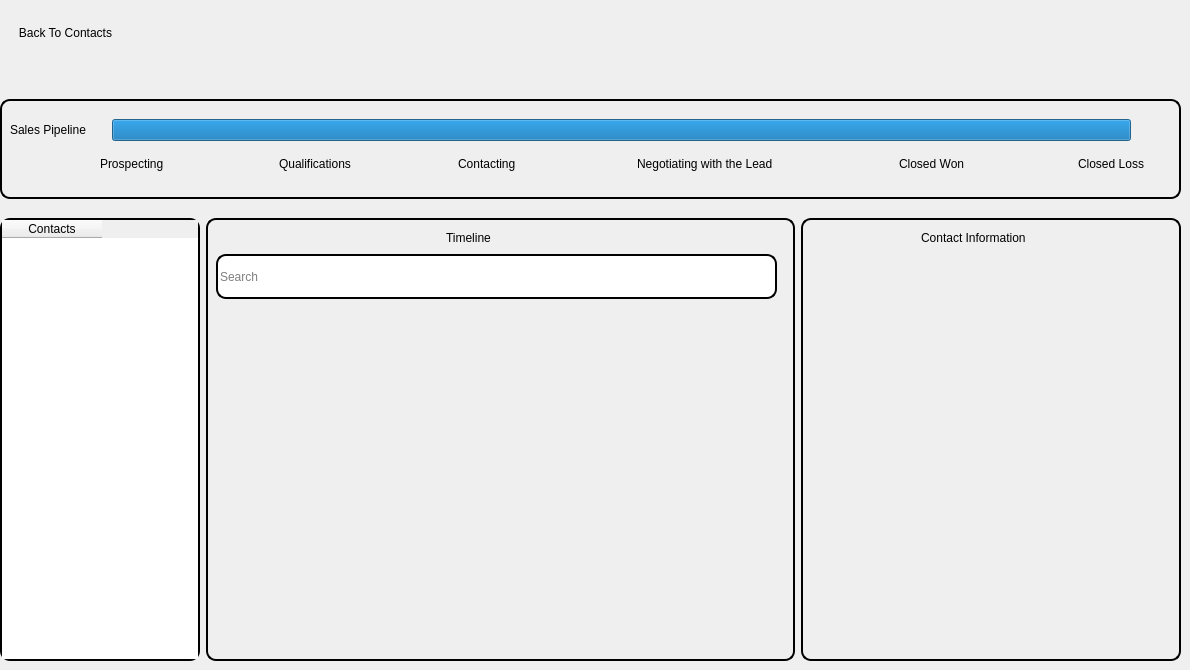
   <widget class="QWidget" name="awal_page2">
    <property name="sizePolicy">
     <sizepolicy hsizetype="Expanding" vsizetype="Expanding">
      <horstretch>0</horstretch>
      <verstretch>0</verstretch>
     </sizepolicy>
    </property>
    <widget class="QWidget" name="verticalLayoutWidget_3">
     <property name="geometry">
      <rect>
       <x>0</x>
       <y>0</y>
       <width>1181</width>
       <height>661</height>
      </rect>
     </property>
     <layout class="QVBoxLayout" name="verticalLayout_2">
      <item>
       <spacer name="verticalSpacer_3">
        <property name="orientation">
         <enum>Qt::Orientation::Vertical</enum>
        </property>
        <property name="sizeType">
         <enum>QSizePolicy::Policy::Maximum</enum>
        </property>
        <property name="sizeHint" stdset="0">
         <size>
          <width>40</width>
          <height>13</height>
         </size>
        </property>
       </spacer>
      </item>
      <item>
       <layout class="QHBoxLayout" name="horizontalLayout_3">
        <item>
         <widget class="QPushButton" name="backToContacts">
          <property name="sizePolicy">
           <sizepolicy hsizetype="Expanding" vsizetype="Fixed">
            <horstretch>0</horstretch>
            <verstretch>0</verstretch>
           </sizepolicy>
          </property>
          <property name="minimumSize">
           <size>
            <width>0</width>
            <height>40</height>
           </size>
          </property>
          <property name="styleSheet">
           <string notr="true">QPushButton {
    background: transparent;
    border: none;
    color: rgb(0, 0, 0); 
}</string>
          </property>
          <property name="text">
           <string>Back To Contacts</string>
          </property>
          <property name="icon">
           <iconset>
            <normaloff>:/Resources/black_left-arrow.png</normaloff>
            <normalon>:/Resources/white_left-arrow.png</normalon>:/Resources/black_left-arrow.png</iconset>
          </property>
          <property name="iconSize">
           <size>
            <width>15</width>
            <height>15</height>
           </size>
          </property>
         </widget>
        </item>
        <item>
         <spacer name="horizontalSpacer_5">
          <property name="orientation">
           <enum>Qt::Orientation::Horizontal</enum>
          </property>
          <property name="sizeType">
           <enum>QSizePolicy::Policy::Maximum</enum>
          </property>
          <property name="sizeHint" stdset="0">
           <size>
            <width>1050</width>
            <height>20</height>
           </size>
          </property>
         </spacer>
        </item>
       </layout>
      </item>
      <item>
       <spacer name="verticalSpacer">
        <property name="orientation">
         <enum>Qt::Orientation::Vertical</enum>
        </property>
        <property name="sizeType">
         <enum>QSizePolicy::Policy::Maximum</enum>
        </property>
        <property name="sizeHint" stdset="0">
         <size>
          <width>20</width>
          <height>40</height>
         </size>
        </property>
       </spacer>
      </item>
      <item>
       <layout class="QHBoxLayout" name="horizontalLayout_4">
        <item>
         <widget class="QFrame" name="sales_pipeline">
          <property name="sizePolicy">
           <sizepolicy hsizetype="Expanding" vsizetype="Fixed">
            <horstretch>0</horstretch>
            <verstretch>0</verstretch>
           </sizepolicy>
          </property>
          <property name="minimumSize">
           <size>
            <width>0</width>
            <height>100</height>
           </size>
          </property>
          <property name="styleSheet">
           <string notr="true">QFrame {
	border: 2px solid black;
    border-radius: 10px;
}</string>
          </property>
          <property name="frameShape">
           <enum>QFrame::Shape::StyledPanel</enum>
          </property>
          <property name="frameShadow">
           <enum>QFrame::Shadow::Raised</enum>
          </property>
          <widget class="QWidget" name="verticalLayoutWidget_7">
           <property name="geometry">
            <rect>
             <x>10</x>
             <y>20</y>
             <width>1161</width>
             <height>61</height>
            </rect>
           </property>
           <layout class="QVBoxLayout" name="verticalLayout_22">
            <item>
             <layout class="QHBoxLayout" name="horizontalLayout_19">
              <item>
               <widget class="QLabel" name="SalesPipeline">
                <property name="styleSheet">
                 <string notr="true">QLabel{
	font: 9pt &quot;Segoe UI&quot;;
	border: none;
}</string>
                </property>
                <property name="text">
                 <string>Sales Pipeline</string>
                </property>
               </widget>
              </item>
              <item>
               <spacer name="horizontalSpacer_11">
                <property name="orientation">
                 <enum>Qt::Orientation::Horizontal</enum>
                </property>
                <property name="sizeType">
                 <enum>QSizePolicy::Policy::Maximum</enum>
                </property>
                <property name="sizeHint" stdset="0">
                 <size>
                  <width>20</width>
                  <height>20</height>
                 </size>
                </property>
               </spacer>
              </item>
              <item>
               <widget class="QProgressBar" name="progressBar">
                <property name="minimumSize">
                 <size>
                  <width>0</width>
                  <height>0</height>
                 </size>
                </property>
                <property name="contextMenuPolicy">
                 <enum>Qt::ContextMenuPolicy::DefaultContextMenu</enum>
                </property>
                <property name="toolTip">
                 <string/>
                </property>
                <property name="accessibleName">
                 <string/>
                </property>
                <property name="accessibleDescription">
                 <string/>
                </property>
                <property name="styleSheet">
                 <string notr="true">border-radius: 10px;</string>
                </property>
                <property name="value">
                 <number>100</number>
                </property>
                <property name="textVisible">
                 <bool>false</bool>
                </property>
                <property name="invertedAppearance">
                 <bool>false</bool>
                </property>
                <property name="format">
                 <string/>
                </property>
               </widget>
              </item>
              <item>
               <spacer name="horizontalSpacer_20">
                <property name="orientation">
                 <enum>Qt::Orientation::Horizontal</enum>
                </property>
                <property name="sizeType">
                 <enum>QSizePolicy::Policy::Maximum</enum>
                </property>
                <property name="sizeHint" stdset="0">
                 <size>
                  <width>40</width>
                  <height>20</height>
                 </size>
                </property>
               </spacer>
              </item>
             </layout>
            </item>
            <item>
             <layout class="QHBoxLayout" name="horizontalLayout_20">
              <item>
               <spacer name="horizontalSpacer_19">
                <property name="orientation">
                 <enum>Qt::Orientation::Horizontal</enum>
                </property>
                <property name="sizeType">
                 <enum>QSizePolicy::Policy::Maximum</enum>
                </property>
                <property name="sizeHint" stdset="0">
                 <size>
                  <width>90</width>
                  <height>20</height>
                 </size>
                </property>
               </spacer>
              </item>
              <item>
               <widget class="QLabel" name="prospecting">
                <property name="styleSheet">
                 <string notr="true">QLabel{
	font: 7pt &quot;Segoe UI&quot;;
	border: none;
	border-radius: 0px;
}</string>
                </property>
                <property name="text">
                 <string>Prospecting</string>
                </property>
               </widget>
              </item>
              <item>
               <spacer name="horizontalSpacer_12">
                <property name="orientation">
                 <enum>Qt::Orientation::Horizontal</enum>
                </property>
                <property name="sizeType">
                 <enum>QSizePolicy::Policy::Maximum</enum>
                </property>
                <property name="sizeHint" stdset="0">
                 <size>
                  <width>80</width>
                  <height>20</height>
                 </size>
                </property>
               </spacer>
              </item>
              <item>
               <widget class="QLabel" name="qualifications">
                <property name="styleSheet">
                 <string notr="true">QLabel{
	font: 7pt &quot;Segoe UI&quot;;
	border: none;
	border-radius: 0px;
}</string>
                </property>
                <property name="text">
                 <string>Qualifications</string>
                </property>
               </widget>
              </item>
              <item>
               <spacer name="horizontalSpacer_13">
                <property name="orientation">
                 <enum>Qt::Orientation::Horizontal</enum>
                </property>
                <property name="sizeType">
                 <enum>QSizePolicy::Policy::Maximum</enum>
                </property>
                <property name="sizeHint" stdset="0">
                 <size>
                  <width>80</width>
                  <height>20</height>
                 </size>
                </property>
               </spacer>
              </item>
              <item>
               <widget class="QLabel" name="contacting">
                <property name="styleSheet">
                 <string notr="true">QLabel{
	font: 7pt &quot;Segoe UI&quot;;
	border: none;
	border-radius: 0px;
}</string>
                </property>
                <property name="text">
                 <string>Contacting</string>
                </property>
               </widget>
              </item>
              <item>
               <spacer name="horizontalSpacer_14">
                <property name="orientation">
                 <enum>Qt::Orientation::Horizontal</enum>
                </property>
                <property name="sizeType">
                 <enum>QSizePolicy::Policy::Maximum</enum>
                </property>
                <property name="sizeHint" stdset="0">
                 <size>
                  <width>80</width>
                  <height>20</height>
                 </size>
                </property>
               </spacer>
              </item>
              <item>
               <widget class="QLabel" name="negotiating_with_the_lead">
                <property name="styleSheet">
                 <string notr="true">QLabel{
	font: 7pt &quot;Segoe UI&quot;;
	border: none;
	border-radius: 0px;
}</string>
                </property>
                <property name="text">
                 <string>Negotiating with the Lead</string>
                </property>
               </widget>
              </item>
              <item>
               <spacer name="horizontalSpacer_15">
                <property name="orientation">
                 <enum>Qt::Orientation::Horizontal</enum>
                </property>
                <property name="sizeType">
                 <enum>QSizePolicy::Policy::Maximum</enum>
                </property>
                <property name="sizeHint" stdset="0">
                 <size>
                  <width>120</width>
                  <height>20</height>
                 </size>
                </property>
               </spacer>
              </item>
              <item>
               <widget class="QLabel" name="closed_won">
                <property name="styleSheet">
                 <string notr="true">QLabel{
	font: 7pt &quot;Segoe UI&quot;;
	border: none;
	border-radius: 0px;
}</string>
                </property>
                <property name="text">
                 <string>Closed Won</string>
                </property>
               </widget>
              </item>
              <item>
               <spacer name="horizontalSpacer_16">
                <property name="orientation">
                 <enum>Qt::Orientation::Horizontal</enum>
                </property>
                <property name="sizeType">
                 <enum>QSizePolicy::Policy::Maximum</enum>
                </property>
                <property name="sizeHint" stdset="0">
                 <size>
                  <width>80</width>
                  <height>20</height>
                 </size>
                </property>
               </spacer>
              </item>
              <item>
               <widget class="QLabel" name="closed_loss">
                <property name="styleSheet">
                 <string notr="true">QLabel{
	font: 7pt &quot;Segoe UI&quot;;
	border: none;
	border-radius: 0px;
}</string>
                </property>
                <property name="text">
                 <string>Closed Loss</string>
                </property>
               </widget>
              </item>
             </layout>
            </item>
           </layout>
          </widget>
         </widget>
        </item>
       </layout>
      </item>
      <item>
       <spacer name="verticalSpacer_2">
        <property name="orientation">
         <enum>Qt::Orientation::Vertical</enum>
        </property>
        <property name="sizeType">
         <enum>QSizePolicy::Policy::Maximum</enum>
        </property>
        <property name="sizeHint" stdset="0">
         <size>
          <width>20</width>
          <height>13</height>
         </size>
        </property>
       </spacer>
      </item>
      <item>
       <layout class="QHBoxLayout" name="horizontalLayout_7">
        <item>
         <widget class="QTableWidget" name="tableWidget_2">
          <property name="maximumSize">
           <size>
            <width>200</width>
            <height>16777215</height>
           </size>
          </property>
          <property name="styleSheet">
           <string notr="true">QTableWidget{
	border: 2px solid black;
	border-radius: 10px;
}</string>
          </property>
          <column>
           <property name="text">
            <string>Contacts</string>
           </property>
          </column>
         </widget>
        </item>
        <item>
         <widget class="QFrame" name="timeline_3">
          <property name="sizePolicy">
           <sizepolicy hsizetype="Expanding" vsizetype="Expanding">
            <horstretch>0</horstretch>
            <verstretch>0</verstretch>
           </sizepolicy>
          </property>
          <property name="styleSheet">
           <string notr="true">QFrame {
	border: 2px solid black;
    border-radius: 10px;
}</string>
          </property>
          <property name="frameShape">
           <enum>QFrame::Shape::StyledPanel</enum>
          </property>
          <property name="frameShadow">
           <enum>QFrame::Shadow::Raised</enum>
          </property>
          <widget class="QWidget" name="verticalLayoutWidget_11">
           <property name="geometry">
            <rect>
             <x>10</x>
             <y>10</y>
             <width>561</width>
             <height>401</height>
            </rect>
           </property>
           <layout class="QVBoxLayout" name="verticalLayout_27">
            <item>
             <layout class="QHBoxLayout" name="horizontalLayout_31">
              <item>
               <spacer name="horizontalSpacer_35">
                <property name="orientation">
                 <enum>Qt::Orientation::Horizontal</enum>
                </property>
                <property name="sizeType">
                 <enum>QSizePolicy::Policy::Maximum</enum>
                </property>
                <property name="sizeHint" stdset="0">
                 <size>
                  <width>230</width>
                  <height>20</height>
                 </size>
                </property>
               </spacer>
              </item>
              <item>
               <widget class="QLabel" name="Timeline_3">
                <property name="styleSheet">
                 <string notr="true">QLabel{
	font: 10pt &quot;Segoe UI&quot;;
	border: none;
}</string>
                </property>
                <property name="text">
                 <string>Timeline</string>
                </property>
               </widget>
              </item>
              <item>
               <spacer name="horizontalSpacer_36">
                <property name="orientation">
                 <enum>Qt::Orientation::Horizontal</enum>
                </property>
                <property name="sizeHint" stdset="0">
                 <size>
                  <width>40</width>
                  <height>20</height>
                 </size>
                </property>
               </spacer>
              </item>
              <item>
               <layout class="QHBoxLayout" name="horizontalLayout_32">
                <item>
                 <widget class="QPushButton" name="pin_3">
                  <property name="styleSheet">
                   <string notr="true">QPushButton{
	background: transparent;
	border: none;
}</string>
                  </property>
                  <property name="text">
                   <string/>
                  </property>
                  <property name="icon">
                   <iconset>
                    <normaloff>:/Resources/black_pin.png</normaloff>
                    <normalon>:/Resources/white_pin.png</normalon>:/Resources/black_pin.png</iconset>
                  </property>
                  <property name="iconSize">
                   <size>
                    <width>30</width>
                    <height>30</height>
                   </size>
                  </property>
                 </widget>
                </item>
                <item>
                 <widget class="QPushButton" name="pushButton_6">
                  <property name="styleSheet">
                   <string notr="true">QPushButton{
	background: transparent;
	border: none;
}</string>
                  </property>
                  <property name="text">
                   <string/>
                  </property>
                  <property name="icon">
                   <iconset>
                    <normaloff>:/Resources/black_bars.png</normaloff>
                    <normalon>:/Resources/white_bars.png</normalon>:/Resources/black_bars.png</iconset>
                  </property>
                  <property name="iconSize">
                   <size>
                    <width>30</width>
                    <height>30</height>
                   </size>
                  </property>
                 </widget>
                </item>
                <item>
                 <widget class="QPushButton" name="pushButton_7">
                  <property name="styleSheet">
                   <string notr="true">QPushButton{
	background: transparent;
	border: none;
}</string>
                  </property>
                  <property name="text">
                   <string/>
                  </property>
                  <property name="icon">
                   <iconset>
                    <normaloff>:/Resources/black_menu.png</normaloff>
                    <normalon>:/Resources/white_menu.png</normalon>:/Resources/black_menu.png</iconset>
                  </property>
                  <property name="iconSize">
                   <size>
                    <width>30</width>
                    <height>30</height>
                   </size>
                  </property>
                 </widget>
                </item>
               </layout>
              </item>
             </layout>
            </item>
            <item>
             <widget class="QLineEdit" name="search_5">
              <property name="minimumSize">
               <size>
                <width>0</width>
                <height>45</height>
               </size>
              </property>
              <property name="styleSheet">
               <string notr="true">QLineEdit{
	border: 2px solid black;
    border-radius: 10px;
}
</string>
              </property>
              <property name="placeholderText">
               <string>Search</string>
              </property>
             </widget>
            </item>
            <item>
             <spacer name="verticalSpacer_45">
              <property name="orientation">
               <enum>Qt::Orientation::Vertical</enum>
              </property>
              <property name="sizeType">
               <enum>QSizePolicy::Policy::Maximum</enum>
              </property>
              <property name="sizeHint" stdset="0">
               <size>
                <width>20</width>
                <height>999</height>
               </size>
              </property>
             </spacer>
            </item>
            <item>
             <layout class="QVBoxLayout" name="verticalLayout_28">
              <item>
               <layout class="QHBoxLayout" name="horizontalLayout_33">
                <item>
                 <widget class="QPushButton" name="edit_3">
                  <property name="styleSheet">
                   <string notr="true">QPushButton{
	background: transparent;
	border: none;
}</string>
                  </property>
                  <property name="text">
                   <string/>
                  </property>
                  <property name="icon">
                   <iconset>
                    <normaloff>:/Resources/black_edit.png</normaloff>
                    <normalon>:/Resources/white_edit.png</normalon>:/Resources/black_edit.png</iconset>
                  </property>
                 </widget>
                </item>
                <item>
                 <spacer name="horizontalSpacer_37">
                  <property name="orientation">
                   <enum>Qt::Orientation::Horizontal</enum>
                  </property>
                  <property name="sizeHint" stdset="0">
                   <size>
                    <width>40</width>
                    <height>20</height>
                   </size>
                  </property>
                 </spacer>
                </item>
                <item>
                 <widget class="QPushButton" name="link_3">
                  <property name="styleSheet">
                   <string notr="true">QPushButton{
	background: transparent;
	border: none;
}</string>
                  </property>
                  <property name="text">
                   <string/>
                  </property>
                  <property name="icon">
                   <iconset>
                    <normaloff>:/Resources/black_link.png</normaloff>
                    <normalon>:/Resources/white_link.png</normalon>:/Resources/black_link.png</iconset>
                  </property>
                 </widget>
                </item>
                <item>
                 <widget class="QPushButton" name="attachment_3">
                  <property name="styleSheet">
                   <string notr="true">QPushButton{
	background: transparent;
	border: none;
}</string>
                  </property>
                  <property name="text">
                   <string/>
                  </property>
                  <property name="icon">
                   <iconset>
                    <normaloff>:/Resources/black_attach.png</normaloff>
                    <normalon>:/Resources/white_attach.png</normalon>:/Resources/black_attach.png</iconset>
                  </property>
                 </widget>
                </item>
               </layout>
              </item>
             </layout>
            </item>
           </layout>
          </widget>
         </widget>
        </item>
        <item>
         <widget class="QFrame" name="contact_information">
          <property name="sizePolicy">
           <sizepolicy hsizetype="Expanding" vsizetype="Expanding">
            <horstretch>0</horstretch>
            <verstretch>0</verstretch>
           </sizepolicy>
          </property>
          <property name="maximumSize">
           <size>
            <width>380</width>
            <height>16777215</height>
           </size>
          </property>
          <property name="styleSheet">
           <string notr="true">QFrame {
	border: 2px solid black;
    border-radius: 10px;
}</string>
          </property>
          <property name="frameShape">
           <enum>QFrame::Shape::StyledPanel</enum>
          </property>
          <property name="frameShadow">
           <enum>QFrame::Shadow::Raised</enum>
          </property>
          <widget class="QLabel" name="ContactInformation">
           <property name="geometry">
            <rect>
             <x>120</x>
             <y>10</y>
             <width>161</width>
             <height>20</height>
            </rect>
           </property>
           <property name="styleSheet">
            <string notr="true">QLabel{
	font: 10pt &quot;Segoe UI&quot;;
	border: none;
}</string>
           </property>
           <property name="text">
            <string>Contact Information</string>
           </property>
          </widget>
         </widget>
        </item>
       </layout>
      </item>
     </layout>
    </widget>
   </widget>
